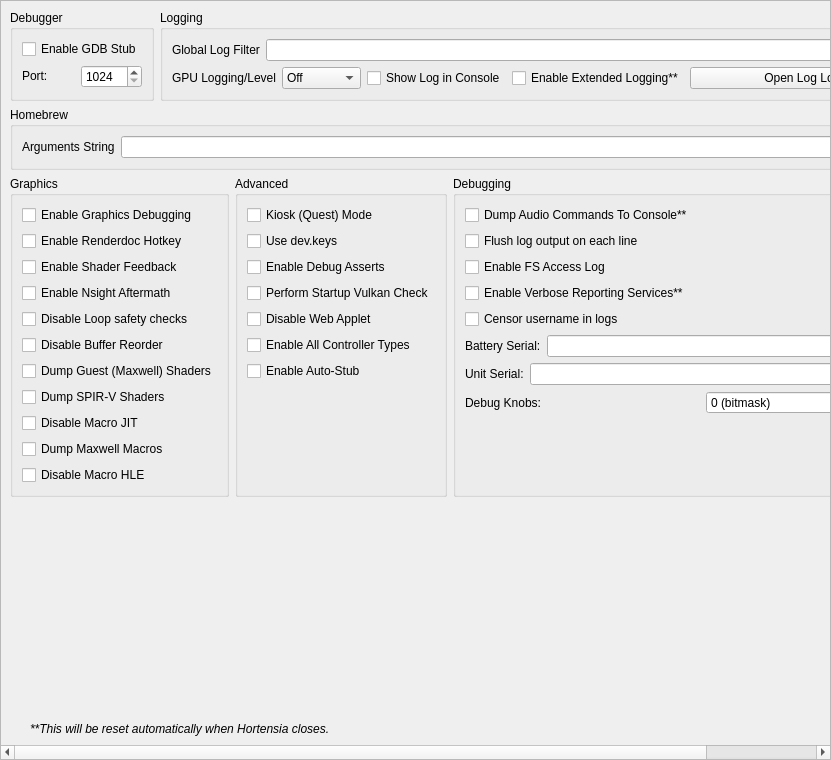
<?xml version="1.0" encoding="UTF-8"?>
<ui version="4.0">
 <class>ConfigureDebug</class>
 <widget class="QScrollArea" name="ConfigureDebug">
  <property name="geometry">
   <rect>
    <x>0</x>
    <y>0</y>
    <width>831</width>
    <height>760</height>
   </rect>
  </property>
  <property name="widgetResizable">
   <bool>true</bool>
  </property>
  <widget class="QWidget" name="widget">
   <property name="geometry">
    <rect>
     <x>0</x>
     <y>0</y>
     <width>829</width>
     <height>758</height>
    </rect>
   </property>
   <layout class="QVBoxLayout" name="verticalLayout_1">
    <item>
     <layout class="QHBoxLayout" name="horizontalLayout">
      <property name="topMargin">
       <number>0</number>
      </property>
      <item>
       <widget class="QGroupBox" name="groupBox">
        <property name="sizePolicy">
         <sizepolicy hsizetype="Preferred" vsizetype="Preferred">
          <horstretch>0</horstretch>
          <verstretch>0</verstretch>
         </sizepolicy>
        </property>
        <property name="title">
         <string>Debugger</string>
        </property>
        <property name="alignment">
         <set>Qt::AlignmentFlag::AlignLeading|Qt::AlignmentFlag::AlignLeft|Qt::AlignmentFlag::AlignTop</set>
        </property>
        <property name="flat">
         <bool>false</bool>
        </property>
        <property name="checkable">
         <bool>false</bool>
        </property>
        <layout class="QVBoxLayout" name="verticalLayout_3">
         <item>
          <widget class="QWidget" name="debug_widget" native="true">
           <property name="sizePolicy">
            <sizepolicy hsizetype="Preferred" vsizetype="Maximum">
             <horstretch>0</horstretch>
             <verstretch>0</verstretch>
            </sizepolicy>
           </property>
           <layout class="QVBoxLayout" name="verticalLayout">
            <property name="sizeConstraint">
             <enum>QLayout::SizeConstraint::SetDefaultConstraint</enum>
            </property>
            <property name="leftMargin">
             <number>0</number>
            </property>
            <property name="topMargin">
             <number>0</number>
            </property>
            <property name="rightMargin">
             <number>0</number>
            </property>
            <property name="bottomMargin">
             <number>0</number>
            </property>
            <item>
             <widget class="QCheckBox" name="toggle_gdbstub">
              <property name="sizePolicy">
               <sizepolicy hsizetype="Maximum" vsizetype="Maximum">
                <horstretch>0</horstretch>
                <verstretch>0</verstretch>
               </sizepolicy>
              </property>
              <property name="text">
               <string>Enable GDB Stub</string>
              </property>
             </widget>
            </item>
            <item>
             <widget class="QWidget" name="horizontalWidget_3" native="true">
              <property name="sizePolicy">
               <sizepolicy hsizetype="Preferred" vsizetype="Maximum">
                <horstretch>0</horstretch>
                <verstretch>0</verstretch>
               </sizepolicy>
              </property>
              <layout class="QHBoxLayout" name="horizontalLayout_3">
               <property name="leftMargin">
                <number>0</number>
               </property>
               <property name="topMargin">
                <number>0</number>
               </property>
               <property name="rightMargin">
                <number>0</number>
               </property>
               <property name="bottomMargin">
                <number>0</number>
               </property>
               <item>
                <widget class="QLabel" name="label_11">
                 <property name="sizePolicy">
                  <sizepolicy hsizetype="Minimum" vsizetype="Maximum">
                   <horstretch>0</horstretch>
                   <verstretch>0</verstretch>
                  </sizepolicy>
                 </property>
                 <property name="text">
                  <string>Port:</string>
                 </property>
                </widget>
               </item>
               <item>
                <widget class="QSpinBox" name="gdbport_spinbox">
                 <property name="sizePolicy">
                  <sizepolicy hsizetype="Preferred" vsizetype="Maximum">
                   <horstretch>0</horstretch>
                   <verstretch>0</verstretch>
                  </sizepolicy>
                 </property>
                 <property name="minimum">
                  <number>1024</number>
                 </property>
                 <property name="maximum">
                  <number>65535</number>
                 </property>
                </widget>
               </item>
              </layout>
             </widget>
            </item>
           </layout>
          </widget>
         </item>
        </layout>
       </widget>
      </item>
      <item>
       <widget class="QGroupBox" name="groupBox_2">
        <property name="sizePolicy">
         <sizepolicy hsizetype="Expanding" vsizetype="Preferred">
          <horstretch>0</horstretch>
          <verstretch>0</verstretch>
         </sizepolicy>
        </property>
        <property name="title">
         <string>Logging</string>
        </property>
        <layout class="QGridLayout" name="gridLayout_1">
         <item row="0" column="0" colspan="4">
          <widget class="QWidget" name="logging_widget" native="true">
           <property name="sizePolicy">
            <sizepolicy hsizetype="Preferred" vsizetype="Maximum">
             <horstretch>0</horstretch>
             <verstretch>0</verstretch>
            </sizepolicy>
           </property>
           <layout class="QHBoxLayout" name="horizontalLayout_1">
            <property name="leftMargin">
             <number>0</number>
            </property>
            <property name="topMargin">
             <number>0</number>
            </property>
            <property name="rightMargin">
             <number>0</number>
            </property>
            <property name="bottomMargin">
             <number>0</number>
            </property>
            <item>
             <widget class="QLabel" name="label_1">
              <property name="sizePolicy">
               <sizepolicy hsizetype="Preferred" vsizetype="Preferred">
                <horstretch>0</horstretch>
                <verstretch>0</verstretch>
               </sizepolicy>
              </property>
              <property name="text">
               <string>Global Log Filter</string>
              </property>
             </widget>
            </item>
            <item>
             <widget class="QLineEdit" name="log_filter_edit"/>
            </item>
           </layout>
          </widget>
         </item>
         <item row="1" column="0">
          <widget class="QWidget" name="gpu_log_level_widget" native="true">
           <property name="sizePolicy">
            <sizepolicy hsizetype="Preferred" vsizetype="Maximum">
             <horstretch>0</horstretch>
             <verstretch>0</verstretch>
            </sizepolicy>
           </property>
           <layout class="QHBoxLayout" name="gpu_log_level_layout">
            <property name="leftMargin">
             <number>0</number>
            </property>
            <property name="topMargin">
             <number>0</number>
            </property>
            <property name="rightMargin">
             <number>0</number>
            </property>
            <property name="bottomMargin">
             <number>0</number>
            </property>
            <item>
             <widget class="QLabel" name="gpu_log_level_label">
              <property name="text">
               <string>GPU Logging/Level</string>
              </property>
             </widget>
            </item>
            <item>
             <widget class="QComboBox" name="gpu_log_level">
              <property name="toolTip">
               <string>Detail level for GPU logs. Off disables logging entirely.</string>
              </property>
              <item>
               <property name="text">
                <string>Off</string>
               </property>
              </item>
              <item>
               <property name="text">
                <string>Errors</string>
               </property>
              </item>
              <item>
               <property name="text">
                <string>Standard</string>
               </property>
              </item>
              <item>
               <property name="text">
                <string>Verbose</string>
               </property>
              </item>
              <item>
               <property name="text">
                <string>All</string>
               </property>
              </item>
             </widget>
            </item>
           </layout>
          </widget>
         </item>
         <item row="1" column="1">
          <widget class="QCheckBox" name="toggle_console">
           <property name="text">
            <string>Show Log in Console</string>
           </property>
          </widget>
         </item>
         <item row="1" column="2">
          <widget class="QCheckBox" name="extended_logging">
           <property name="enabled">
            <bool>true</bool>
           </property>
           <property name="toolTip">
            <string>When checked, the max size of the log increases from 100 MB to 1 GB</string>
           </property>
           <property name="text">
            <string>Enable Extended Logging**</string>
           </property>
          </widget>
         </item>
         <item row="1" column="3">
          <widget class="QPushButton" name="open_log_button">
           <property name="sizePolicy">
            <sizepolicy hsizetype="Expanding" vsizetype="Maximum">
             <horstretch>1</horstretch>
             <verstretch>0</verstretch>
            </sizepolicy>
           </property>
           <property name="minimumSize">
            <size>
             <width>250</width>
             <height>0</height>
            </size>
           </property>
           <property name="text">
            <string>Open Log Location</string>
           </property>
          </widget>
         </item>
        </layout>
       </widget>
      </item>
     </layout>
    </item>
    <item>
     <widget class="QGroupBox" name="groupBox_3">
      <property name="title">
       <string>Homebrew</string>
      </property>
      <layout class="QVBoxLayout" name="verticalLayout_5">
       <item>
        <layout class="QHBoxLayout" name="horizontalLayout_4">
         <item>
          <widget class="QLabel" name="label_3">
           <property name="text">
            <string>Arguments String</string>
           </property>
          </widget>
         </item>
         <item>
          <widget class="QLineEdit" name="homebrew_args_edit"/>
         </item>
        </layout>
       </item>
      </layout>
     </widget>
    </item>
    <item>
     <layout class="QHBoxLayout" name="horizontalLayout_2">
      <item>
       <widget class="QGroupBox" name="groupBox_4">
        <property name="title">
         <string>Graphics</string>
        </property>
        <layout class="QGridLayout" name="gridLayout_2">
         <item row="4" column="0">
          <widget class="QCheckBox" name="disable_loop_safety_checks">
           <property name="toolTip">
            <string>When checked, it executes shaders without loop logic changes</string>
           </property>
           <property name="text">
            <string>Disable Loop safety checks</string>
           </property>
          </widget>
         </item>
         <item row="9" column="0">
          <widget class="QCheckBox" name="dump_macros">
           <property name="enabled">
            <bool>true</bool>
           </property>
           <property name="toolTip">
            <string>When checked, it will dump all the macro programs of the GPU</string>
           </property>
           <property name="text">
            <string>Dump Maxwell Macros</string>
           </property>
          </widget>
         </item>
         <item row="3" column="0">
          <widget class="QCheckBox" name="enable_nsight_aftermath">
           <property name="toolTip">
            <string>When checked, it enables Nsight Aftermath crash dumps</string>
           </property>
           <property name="text">
            <string>Enable Nsight Aftermath</string>
           </property>
          </widget>
         </item>
         <item row="6" column="0">
          <widget class="QCheckBox" name="dump_guest_shaders">
           <property name="enabled">
            <bool>true</bool>
           </property>
           <property name="toolTip">
            <string>When checked, it will dump original Maxwell guest shader bytecode (the input to the recompiler) as .ash files under DumpDir/shaders/. Useful for inspection with nvdisasm.</string>
           </property>
           <property name="text">
            <string>Dump Guest (Maxwell) Shaders</string>
           </property>
          </widget>
         </item>
         <item row="1" column="0">
          <widget class="QCheckBox" name="enable_renderdoc_hotkey">
           <property name="text">
            <string>Enable Renderdoc Hotkey</string>
           </property>
          </widget>
         </item>
         <item row="8" column="0">
          <widget class="QCheckBox" name="disable_macro_jit">
           <property name="enabled">
            <bool>true</bool>
           </property>
           <property name="toolTip">
            <string>When checked, it disables the macro Just In Time compiler. Enabling this makes games run slower</string>
           </property>
           <property name="text">
            <string>Disable Macro JIT</string>
           </property>
          </widget>
         </item>
         <item row="10" column="0">
          <widget class="QCheckBox" name="disable_macro_hle">
           <property name="enabled">
            <bool>true</bool>
           </property>
           <property name="toolTip">
            <string>When checked, it disables the macro HLE functions. Enabling this makes games run slower</string>
           </property>
           <property name="text">
            <string>Disable Macro HLE</string>
           </property>
          </widget>
         </item>
         <item row="0" column="0">
          <widget class="QCheckBox" name="enable_graphics_debugging">
           <property name="enabled">
            <bool>true</bool>
           </property>
           <property name="toolTip">
            <string>When checked, the graphics API enters a slower debugging mode</string>
           </property>
           <property name="text">
            <string>Enable Graphics Debugging</string>
           </property>
          </widget>
         </item>
         <item row="11" column="0">
          <spacer name="verticalSpacer_5">
           <property name="orientation">
            <enum>Qt::Orientation::Vertical</enum>
           </property>
           <property name="sizeType">
            <enum>QSizePolicy::Policy::Preferred</enum>
           </property>
           <property name="sizeHint" stdset="0">
            <size>
             <width>20</width>
             <height>0</height>
            </size>
           </property>
          </spacer>
         </item>
         <item row="2" column="0">
          <widget class="QCheckBox" name="enable_shader_feedback">
           <property name="toolTip">
            <string>When checked, Lichii will log statistics about the compiled pipeline cache</string>
           </property>
           <property name="text">
            <string>Enable Shader Feedback</string>
           </property>
          </widget>
         </item>
         <item row="5" column="0">
          <widget class="QCheckBox" name="disable_buffer_reorder">
           <property name="toolTip">
            <string>&lt;html&gt;&lt;head/&gt;&lt;body&gt;&lt;p&gt;When checked, disables reordering of mapped memory uploads which allows to associate uploads with specific draws. May reduce performance in some cases.&lt;/p&gt;&lt;/body&gt;&lt;/html&gt;</string>
           </property>
           <property name="text">
            <string>Disable Buffer Reorder</string>
           </property>
          </widget>
         </item>
         <item row="7" column="0">
          <widget class="QCheckBox" name="gpu_log_shader_dumps">
           <property name="toolTip">
            <string>When checked, it will dump the recompiler's output SPIR-V binaries (.spv) under LogDir/shaders/. Inspect via SPIRV-Tools (spirv-dis / spirv-cross / spirv-val) or RenderDoc.</string>
           </property>
           <property name="text">
            <string>Dump SPIR-V Shaders</string>
           </property>
          </widget>
         </item>
        </layout>
       </widget>
      </item>
      <item>
       <widget class="QGroupBox" name="groupBox_6">
        <property name="title">
         <string>Advanced</string>
        </property>
        <layout class="QGridLayout" name="gridLayout_4">
         <item row="3" column="0">
          <widget class="QCheckBox" name="perform_vulkan_check">
           <property name="toolTip">
            <string>Enables Lichii to check for a working Vulkan environment when the program starts up. Disable this if this is causing issues with external programs seeing Lichii.</string>
           </property>
           <property name="text">
            <string>Perform Startup Vulkan Check</string>
           </property>
          </widget>
         </item>
         <item row="4" column="0">
          <widget class="QCheckBox" name="disable_web_applet">
           <property name="text">
            <string>Disable Web Applet</string>
           </property>
          </widget>
         </item>
         <item row="5" column="0">
          <widget class="QCheckBox" name="enable_all_controllers">
           <property name="text">
            <string>Enable All Controller Types</string>
           </property>
          </widget>
         </item>
         <item row="6" column="0">
          <widget class="QCheckBox" name="use_auto_stub">
           <property name="text">
            <string>Enable Auto-Stub</string>
           </property>
          </widget>
         </item>
         <item row="0" column="0">
          <widget class="QCheckBox" name="quest_flag">
           <property name="text">
            <string>Kiosk (Quest) Mode</string>
           </property>
          </widget>
         </item>
         <item row="1" column="0">
          <widget class="QCheckBox" name="use_dev_keys">
           <property name="text">
            <string>Use dev.keys</string>
           </property>
          </widget>
         </item>
         <item row="2" column="0">
          <widget class="QCheckBox" name="use_debug_asserts">
           <property name="text">
            <string>Enable Debug Asserts</string>
           </property>
          </widget>
         </item>
         <item row="7" column="0">
          <spacer name="verticalSpacer_4">
           <property name="orientation">
            <enum>Qt::Orientation::Vertical</enum>
           </property>
           <property name="sizeType">
            <enum>QSizePolicy::Policy::Expanding</enum>
           </property>
           <property name="sizeHint" stdset="0">
            <size>
             <width>20</width>
             <height>0</height>
            </size>
           </property>
          </spacer>
         </item>
        </layout>
       </widget>
      </item>
      <item>
       <widget class="QGroupBox" name="groupBox_5">
        <property name="title">
         <string>Debugging</string>
        </property>
        <layout class="QGridLayout" name="gridLayout_3">
         <item row="6" column="0">
          <widget class="QWidget" name="serial_battery_widget" native="true">
           <property name="sizePolicy">
            <sizepolicy hsizetype="Preferred" vsizetype="Maximum">
             <horstretch>0</horstretch>
             <verstretch>0</verstretch>
            </sizepolicy>
           </property>
           <layout class="QHBoxLayout" name="horizontalLayout_11">
            <property name="leftMargin">
             <number>0</number>
            </property>
            <property name="topMargin">
             <number>0</number>
            </property>
            <property name="rightMargin">
             <number>0</number>
            </property>
            <property name="bottomMargin">
             <number>0</number>
            </property>
            <item>
             <widget class="QLabel" name="label_12">
              <property name="sizePolicy">
               <sizepolicy hsizetype="Preferred" vsizetype="Preferred">
                <horstretch>0</horstretch>
                <verstretch>0</verstretch>
               </sizepolicy>
              </property>
              <property name="text">
               <string>Battery Serial:</string>
              </property>
             </widget>
            </item>
            <item>
             <widget class="QLineEdit" name="serial_battery_edit"/>
            </item>
           </layout>
          </widget>
         </item>
         <item row="8" column="0">
          <widget class="QWidget" name="debug_knobs_widget" native="true">
           <property name="sizePolicy">
            <sizepolicy hsizetype="Preferred" vsizetype="Maximum">
             <horstretch>0</horstretch>
             <verstretch>0</verstretch>
            </sizepolicy>
           </property>
           <layout class="QHBoxLayout" name="horizontalLayout_debug_knobs">
            <property name="leftMargin">
             <number>0</number>
            </property>
            <property name="topMargin">
             <number>0</number>
            </property>
            <property name="rightMargin">
             <number>0</number>
            </property>
            <property name="bottomMargin">
             <number>0</number>
            </property>
            <item>
             <widget class="QLabel" name="label_debug_knobs">
              <property name="sizePolicy">
               <sizepolicy hsizetype="Preferred" vsizetype="Preferred">
                <horstretch>0</horstretch>
                <verstretch>0</verstretch>
               </sizepolicy>
              </property>
              <property name="text">
               <string>Debug Knobs:</string>
              </property>
             </widget>
            </item>
            <item>
             <widget class="QSpinBox" name="debug_knobs_spinbox">
              <property name="minimum">
               <number>0</number>
              </property>
              <property name="maximum">
               <number>65535</number>
              </property>
              <property name="toolTip">
               <string>Bitmask for quick development toggles</string>
              </property>
              <property name="statusTip">
               <string>Set debug knobs (bitmask)</string>
              </property>
              <property name="whatsThis">
               <string>16-bit debug knob set for quick development toggles</string>
              </property>
              <property name="suffix">
               <string> (bitmask)</string>
              </property>
             </widget>
            </item>
           </layout>
          </widget>
         </item>
         <item row="7" column="0">
          <widget class="QWidget" name="serial_board_widget" native="true">
           <property name="sizePolicy">
            <sizepolicy hsizetype="Preferred" vsizetype="Maximum">
             <horstretch>0</horstretch>
             <verstretch>0</verstretch>
            </sizepolicy>
           </property>
           <layout class="QHBoxLayout" name="horizontalLayout_12">
            <property name="leftMargin">
             <number>0</number>
            </property>
            <property name="topMargin">
             <number>0</number>
            </property>
            <property name="rightMargin">
             <number>0</number>
            </property>
            <property name="bottomMargin">
             <number>0</number>
            </property>
            <item>
             <widget class="QLabel" name="label_13">
              <property name="sizePolicy">
               <sizepolicy hsizetype="Preferred" vsizetype="Preferred">
                <horstretch>0</horstretch>
                <verstretch>0</verstretch>
               </sizepolicy>
              </property>
              <property name="text">
               <string>Unit Serial:</string>
              </property>
             </widget>
            </item>
            <item>
             <widget class="QLineEdit" name="serial_board_edit"/>
            </item>
           </layout>
          </widget>
         </item>
         <item row="20" column="0">
          <spacer name="verticalSpacer_3">
           <property name="orientation">
            <enum>Qt::Orientation::Vertical</enum>
           </property>
           <property name="sizeType">
            <enum>QSizePolicy::Policy::Expanding</enum>
           </property>
           <property name="sizeHint" stdset="0">
            <size>
             <width>20</width>
             <height>0</height>
            </size>
           </property>
          </spacer>
         </item>
         <item row="1" column="0">
          <widget class="QCheckBox" name="dump_audio_commands">
           <property name="toolTip">
            <string>Enable this to output the latest generated audio command list to the console. Only affects games using the audio renderer.</string>
           </property>
           <property name="text">
            <string>Dump Audio Commands To Console**</string>
           </property>
          </widget>
         </item>
         <item row="2" column="0">
          <widget class="QCheckBox" name="flush_line">
           <property name="text">
            <string>Flush log output on each line</string>
           </property>
          </widget>
         </item>
         <item row="3" column="0">
          <widget class="QCheckBox" name="fs_access_log">
           <property name="text">
            <string>Enable FS Access Log</string>
           </property>
          </widget>
         </item>
         <item row="4" column="0">
          <widget class="QCheckBox" name="reporting_services">
           <property name="text">
            <string>Enable Verbose Reporting Services**</string>
           </property>
          </widget>
         </item>
         <item row="5" column="0">
          <widget class="QCheckBox" name="censor_username">
           <property name="text">
            <string>Censor username in logs</string>
           </property>
          </widget>
         </item>
        </layout>
       </widget>
      </item>
     </layout>
    </item>
    <item>
     <spacer name="verticalSpacer">
      <property name="orientation">
       <enum>Qt::Orientation::Vertical</enum>
      </property>
      <property name="sizeHint" stdset="0">
       <size>
        <width>20</width>
        <height>0</height>
       </size>
      </property>
     </spacer>
    </item>
    <item>
     <widget class="QLabel" name="label_5">
      <property name="sizePolicy">
       <sizepolicy hsizetype="Expanding" vsizetype="Preferred">
        <horstretch>0</horstretch>
        <verstretch>0</verstretch>
       </sizepolicy>
      </property>
      <property name="font">
       <font>
        <italic>true</italic>
       </font>
      </property>
      <property name="text">
    <string>**This will be reset automatically when Hortensia closes.</string>
      </property>
      <property name="indent">
       <number>20</number>
      </property>
     </widget>
    </item>
   </layout>
  </widget>
 </widget>
 <tabstops>
  <tabstop>log_filter_edit</tabstop>
  <tabstop>toggle_console</tabstop>
  <tabstop>extended_logging</tabstop>
  <tabstop>open_log_button</tabstop>
  <tabstop>homebrew_args_edit</tabstop>
  <tabstop>enable_graphics_debugging</tabstop>
  <tabstop>enable_shader_feedback</tabstop>
  <tabstop>enable_nsight_aftermath</tabstop>
  <tabstop>fs_access_log</tabstop>
  <tabstop>reporting_services</tabstop>
  <tabstop>quest_flag</tabstop>
  <tabstop>use_debug_asserts</tabstop>
 </tabstops>
 <resources/>
 <connections/>
</ui>
